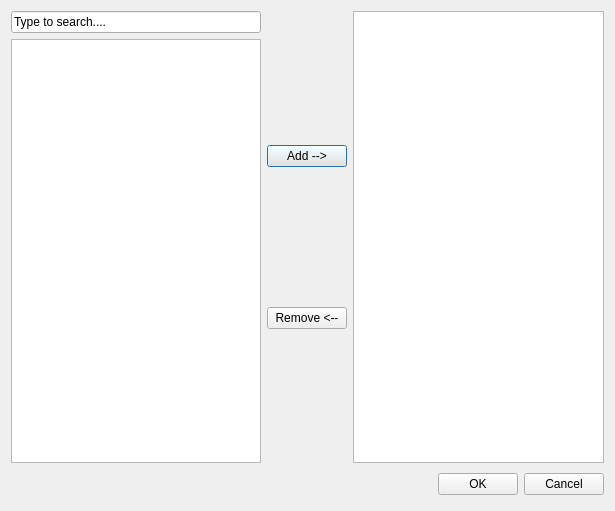
<?xml version="1.0" encoding="UTF-8"?>
<ui version="4.0">
 <class>BreakPointDialog</class>
 <widget class="QDialog" name="BreakPointDialog">
  <property name="geometry">
   <rect>
    <x>0</x>
    <y>0</y>
    <width>615</width>
    <height>511</height>
   </rect>
  </property>
  <property name="windowTitle">
   <string>Breakpoints</string>
  </property>
  <layout class="QVBoxLayout" name="verticalLayout">
   <item>
    <layout class="QHBoxLayout" name="horizontalLayout_2">
     <item>
      <layout class="QVBoxLayout" name="verticalLayout_3">
       <item>
        <widget class="QLineEdit" name="lineSearch">
         <property name="text">
          <string>Type to search....</string>
         </property>
        </widget>
       </item>
       <item>
        <widget class="QListWidget" name="leftListWidget"/>
       </item>
      </layout>
     </item>
     <item>
      <layout class="QVBoxLayout" name="verticalLayout_2">
       <item>
        <widget class="QPushButton" name="addButton">
         <property name="text">
          <string>Add --&gt;</string>
         </property>
        </widget>
       </item>
       <item>
        <widget class="QPushButton" name="deleteButton">
         <property name="text">
          <string>Remove &lt;--</string>
         </property>
        </widget>
       </item>
      </layout>
     </item>
     <item>
      <widget class="QListWidget" name="rightListWidget"/>
     </item>
    </layout>
   </item>
   <item>
    <layout class="QHBoxLayout">
     <property name="spacing">
      <number>6</number>
     </property>
     <property name="margin">
      <number>0</number>
     </property>
     <item>
      <spacer>
       <property name="orientation">
        <enum>Qt::Horizontal</enum>
       </property>
       <property name="sizeHint" stdset="0">
        <size>
         <width>131</width>
         <height>31</height>
        </size>
       </property>
      </spacer>
     </item>
     <item>
      <widget class="QPushButton" name="okButton">
       <property name="text">
        <string>OK</string>
       </property>
      </widget>
     </item>
     <item>
      <widget class="QPushButton" name="cancelButton">
       <property name="text">
        <string>Cancel</string>
       </property>
      </widget>
     </item>
    </layout>
   </item>
  </layout>
 </widget>
 <resources/>
 <connections>
  <connection>
   <sender>okButton</sender>
   <signal>clicked()</signal>
   <receiver>BreakPointDialog</receiver>
   <slot>accept()</slot>
   <hints>
    <hint type="sourcelabel">
     <x>523</x>
     <y>496</y>
    </hint>
    <hint type="destinationlabel">
     <x>96</x>
     <y>254</y>
    </hint>
   </hints>
  </connection>
  <connection>
   <sender>cancelButton</sender>
   <signal>clicked()</signal>
   <receiver>BreakPointDialog</receiver>
   <slot>reject()</slot>
   <hints>
    <hint type="sourcelabel">
     <x>604</x>
     <y>496</y>
    </hint>
    <hint type="destinationlabel">
     <x>179</x>
     <y>282</y>
    </hint>
   </hints>
  </connection>
  <connection>
   <sender>lineSearch</sender>
   <signal>returnPressed()</signal>
   <receiver>addButton</receiver>
   <slot>click()</slot>
   <hints>
    <hint type="sourcelabel">
     <x>148</x>
     <y>20</y>
    </hint>
    <hint type="destinationlabel">
     <x>316</x>
     <y>155</y>
    </hint>
   </hints>
  </connection>
 </connections>
</ui>
